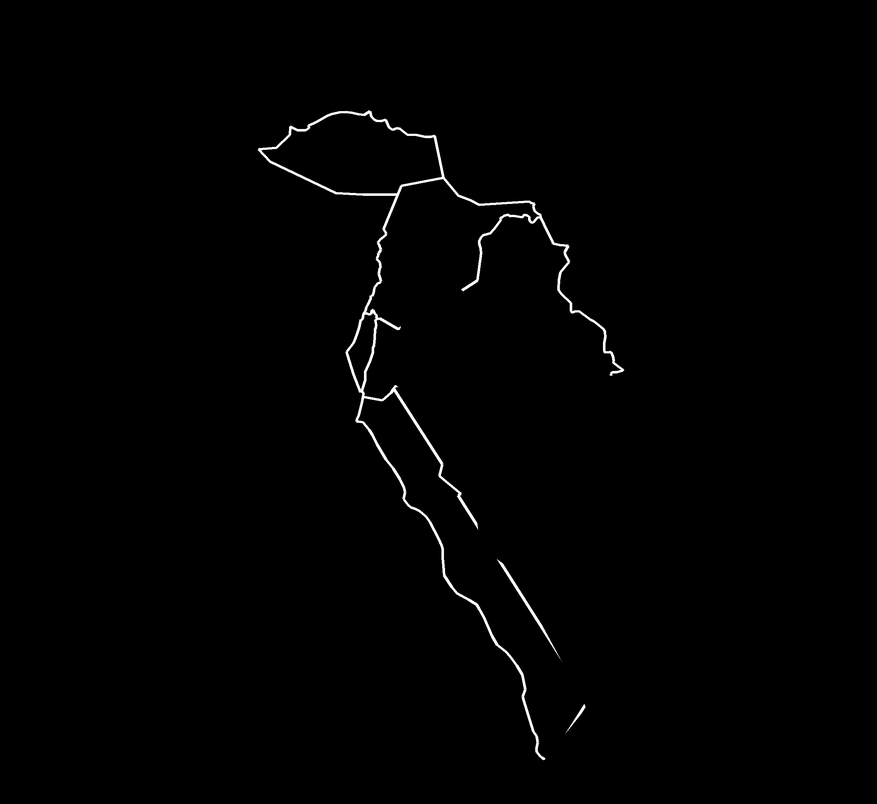
#> input picture shorts_ottoman_whatif/assets/map_cuts.png, 877 x 804 px, shrunk from 2400 x 2200 before the run, found by its file name
$ python cuts_order.py
#> lines starting #> are read from the running program, lines starting #| are printed output that depends on the picture; after the words box and inside, x2 and y2 are one past the last pixel; in counts of white or black regions, pixels touching at a corner belong together
import numpy as np, json
from PIL import Image
from scipy import ndimage as nd
from collections import deque
a=np.array(Image.open('/home/user/stocks/shorts_ottoman_whatif/assets/map_cuts.png')).astype(float)
m=a>40; lab,n=nd.label(m,structure=np.ones((3,3))); H,W=m.shape; OBJ=nd.find_objects(lab)
#> after `m = a > 40`:
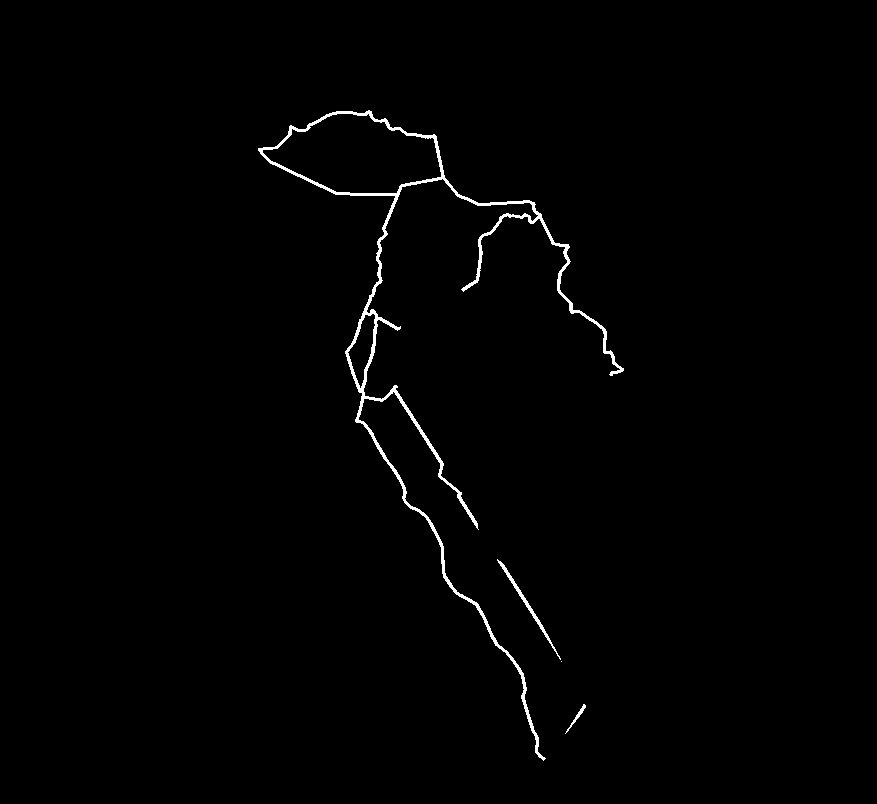
#> m: shape (804, 877) bool; 0.94% white; 4 white regions (1 under 20 px), largest, box (x1, y1, x2, y2) and area: (258, 110, 624, 761) 6150, (497, 559, 561, 660) 363, (565, 704, 586, 734) 90
#> after `lab, n = nd.label(m, structure=np.ones((3, 3)))`: lab: shape (804, 877) int32; 5 distinct labels, from 0 to 4
#> after `lab, n = nd.label(m, structure=np.ones((3, 3)))`: n = 4
#> after `H, W = m.shape`: H = 804; W = 877
#> after `OBJ = nd.find_objects(lab)`: OBJ = 4 items
order=np.zeros(m.shape); comps=[]
def bfs(src,mask):
    d=-np.ones(mask.shape,int); q=deque([src]); d[src]=0
    while q:
        y,x=q.popleft()
        for dy in(-1,0,1):
            for dx in(-1,0,1):
                yy,xx=y+dy,x+dx
                if 0<=yy<H and 0<=xx<W and mask[yy,xx] and d[yy,xx]<0: d[yy,xx]=d[y,x]+1; q.append((yy,xx))
    return d
for c in range(1,n+1):
    mk=lab==c; sz=mk.sum()
    if sz<30: order[mk]=0.0; continue
    ys,xs=np.nonzero(mk); sl=OBJ[c-1]
    sub=mk[sl].copy(); p=(ys[0]-sl[0].start,xs[0]-sl[1].start)
    H,W=sub.shape; d1=bfs(p,sub); far=np.unravel_index(np.argmax(d1),sub.shape)
    # start from the end that is further north-west (ruler sweep feel)
    d2=bfs(far,sub); other=np.unravel_index(np.argmax(d2),sub.shape)
    s=far if (far[0]+far[1])<(other[0]+other[1]) else other
    d=bfs(s,sub).astype(float); d=d/d.max()
    full=order[sl]; full[sub]=d[sub]; comps.append((int(sz),c,sl))
    H,W=m.shape
#> this loop made 4 passes
#> (sz, far, s) on passes 2, 4: (363, (100, 63), (0, 0)), (90, (29, 0), (0, 18))
#> (sz, p, far, s) on pass 1: (6150, (0, 110), (650, 285), (264, 351))
#> pass 1, `sub = mk[sl].copy()`:
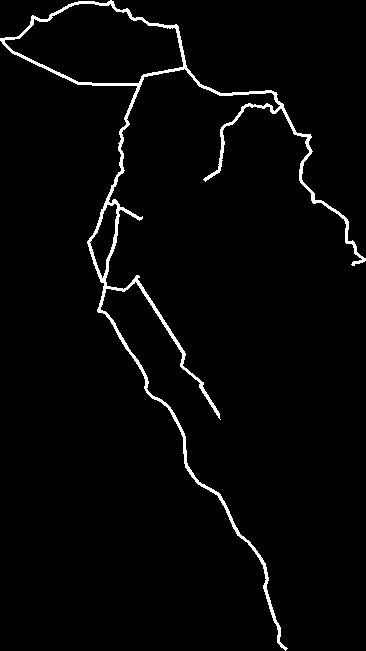
#> sub: shape (651, 366) bool; 2.6% white; 1 white region, box (x1, y1, x2, y2) and area: (0, 0, 366, 651) 6150
#> pass 1, `d1 = bfs(p, sub)`:
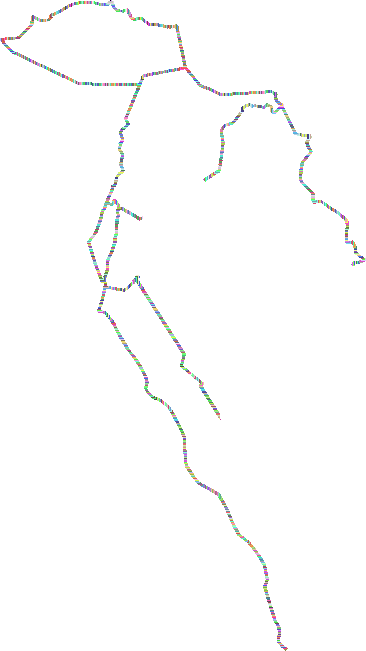
#> d1: shape (651, 366) int64; 728 distinct labels, from -1 to 726; one colour per label, 0 black, -1 white
#> pass 1, `d2 = bfs(far, sub)`:
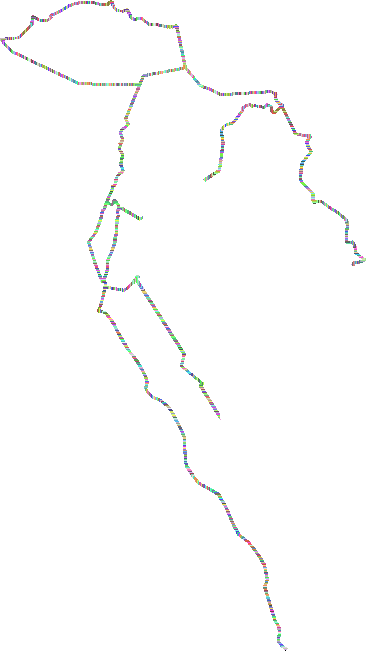
#> d2: shape (651, 366) int64; 906 distinct labels, from -1 to 904; one colour per label, 0 black, -1 white
#> after the loop:
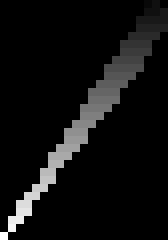
#> d: shape (30, 21) float64 (shown 8 times larger); min -0.0345, max 1, mean 0.0308; drawn with min black and max white
#> after the loop: d1: shape (30, 21) int64; 31 distinct labels, from -1 to 29
#> after the loop:
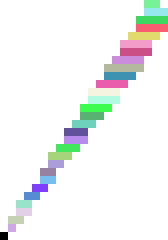
#> d2: shape (30, 21) int64 (shown 8 times larger); 31 distinct labels, from -1 to 29; one colour per label, 0 black, -1 white
#> after the loop:
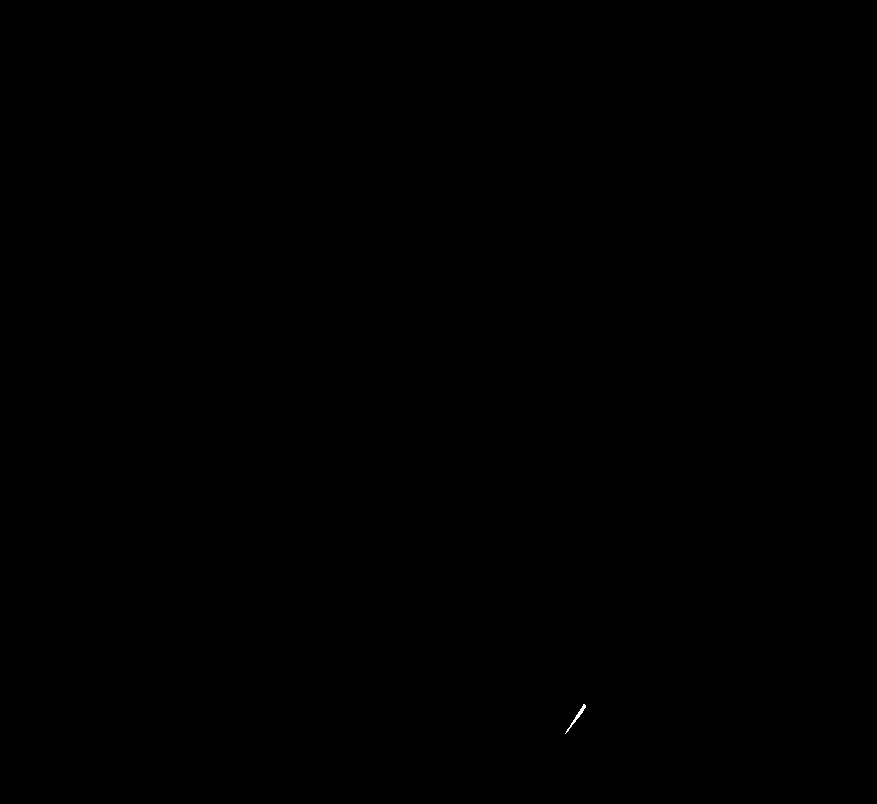
#> mk: shape (804, 877) bool; 0.01% white in thin lines or dots, all inside (x1, y1, x2, y2) = (565, 704, 586, 734)
#> after the loop, comps = 3 items
comps.sort(reverse=True); print(n,'components; sizes',[c[0] for c in comps[:12]])
#| 4 components; sizes [6150, 363, 90]
o8=np.where(m,np.clip(order*250+3,1,255),0).astype(np.uint8)
Image.fromarray(o8).save('/home/user/stocks/shorts_ottoman_whatif/assets/map_cuts_order.png')
tips=[]
for k in range(61):
    u=k/60; mk=m&(order<=u)&(order>=u-0.03)&(order>0)
    l2,n2=nd.label(mk,structure=np.ones((3,3))); row=[]
    if n2:
        sz=nd.sum(mk,l2,range(1,n2+1)); cm=nd.center_of_mass(mk,l2,range(1,n2+1))
        for j in np.argsort(-sz)[:4]:
            if sz[j]>15: row.append([float(cm[j][1]/m.shape[1]),float(cm[j][0]/m.shape[0])])
    tips.append(row)
#> this loop made 61 passes
#> (n2, sz, cm) on passes 2 to 11: (2, [66, 2], [(370.3, 616.7), (560, 497.5)]), (2, [115, 8], [(362.6, 614.7), (561.1, 498.6)]), (3, [105, 12, 3], [(349.4, 607.4), (562.8, 500.2), (704.7, 583.7)]), (2, [100, 13], [(332.9, 602.2), (563.8, 501.2)]), (3, [107, 14, 5], [(321.2, 593), (565.8, 502.6), (705.8, 583.8)]), (2, [110, 18], [(310.7, 576.8), (567.4, 503.7)]), (3, [113, 13, 4], [(300.6, 566.5), (568.9, 504.6), (707, 583.5)]), (3, [97, 12, 4], [(284.1, 559.6), (571, 505.8), (707, 583.5)]), (3, [102, 16, 4], [(268.9, 562.8), (572.5, 506.8), (708, 582.5)]), (3, [114, 12, 4], [(253.5, 565.3), (574, 507.8), (708, 582.5)])
#> (n2, sz) on passes 16, 20, 21, 22, 23, 24: (4, [85, 102, 16, 4]), (4, [117, 102, 13, 4]), (4, [158, 82, 13, 4]), (5, [93, 84, 17, 16, 4]), (4, [106, 100, 13, 4]), (4, [101, 151, 13, 4])
#> mk: shape (804, 877) bool; 0.02% white; 3 white regions (2 under 20 px), largest, box (x1, y1, x2, y2) and area: (533, 733, 546, 761) 100
#> after the loop, tips = 61 items
json.dump(tips,open('/home/user/stocks/shorts_ottoman_whatif/assets/cut_tips.json','w'))
print([len(r) for r in tips])
#| [0, 1, 1, 1, 1, 1, 2, 1, 1, 2, 1, 1, 2, 1, 2, 3, 2, 2, 3, 2, 2, 4, 2, 2, 4, 3, 3, 3, 3, 3, 4, 3, 3, 4, 2, 1, 2, 1, 2, 3, 2, 2, 3, 2, 2, 2, 2, 2, 1, 1, 1, 1, 1, 1, 1, 1, 1, 1, 1, 1, 1]
